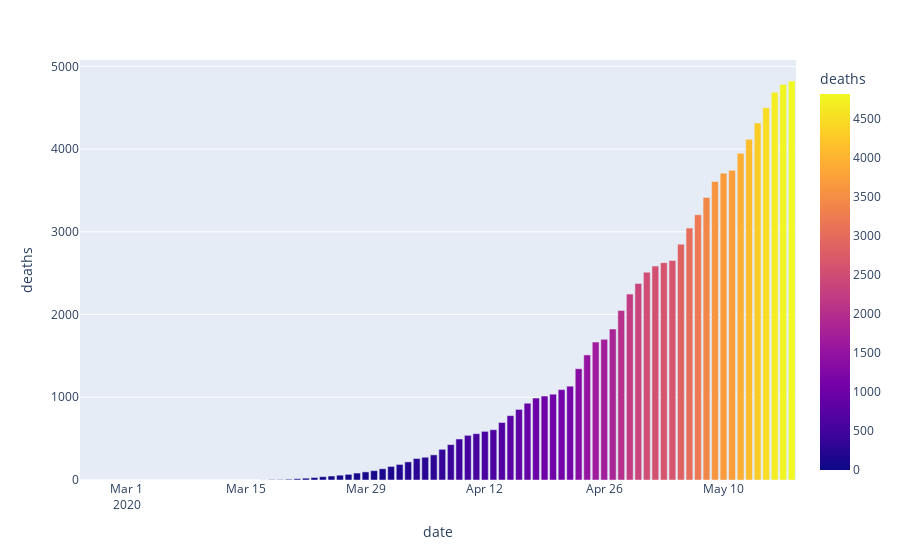

This figure's notebook cell:
### Markdown cell above
Por meio destes gráficos podemos vizualisar as curvas de crescimento do numero de mortes de cada estado ao decorrer do tempo.

### No Estado de São Paulo

### Code cell
#Ultimos 10 dias  de morte no Estado DE SÃO PAULO!
df_sp = original_df.filter(['date', 'state', 'deaths']);
df_sp = df_sp.loc[df_sp['state'] == "SP"];

print("Ultimos 10 dias de Mortes no Estado de São Paulo")
print(df_sp.tail(10));

print("\n\nGráfico da curva de crescimento das mortes")

#foundNull = df_sp['deaths'].isnull().values.any(); #Nenhum valor nulo encontrado


fig = px.bar(df_sp, x="date", y="deaths", color="deaths", barmode="group")
fig.show()

### Figure 1 — Plotly figure (JSON) as saved in the notebook; plotly's stock layout.template omitted (floating-point values rounded to 4 significant figures)
{"data": [{"alignmentgroup": "True", "hovertemplate": "date=%{x}<br>deaths=%{marker.color}<extra></extra>", "legendgroup": "", "marker": {"color": [0, 0, 0, 0, 0, 0, 0, 0, 0, 0, 0, 0, 0, 0, 0, 0, 0, 0, 0, 0, 0, 1, 4, 5, 9, 15, 22, 30, 40, 48, 58, 68, 84, 98, 113, 136, 164, 188, 219, 260, 275, 304, 371, 428, 496, 540, 560, 588, 608, 695, 778, 853, 928, 991, 1015, 1037, 1093, 1134, 1345, 1512, 1667, 1700, 1825, 2049, 2247, 2375, 2511, 2586, 2627, 2654, 2851, 3045, 3206, 3416, 3608, 3709, 3743, 3949, 4118, 4315, 4501, 4688, 4782, 4823], "coloraxis": "coloraxis"}, "name": "", "offsetgroup": "", "orientation": "v", "showlegend": false, "textposition": "auto", "type": "bar", "x": ["2020-02-25", "2020-02-26", "2020-02-27", "2020-02-28", "2020-02-29", "2020-03-01", "2020-03-02", "2020-03-03", "2020-03-04", "2020-03-05", "2020-03-06", "2020-03-07", "2020-03-08", "2020-03-09", "2020-03-10", "2020-03-11", "2020-03-12", "2020-03-13", "2020-03-14", "2020-03-15", "2020-03-16", "2020-03-17", "2020-03-18", "2020-03-19", "2020-03-20", "2020-03-21", "2020-03-22", "2020-03-23", "2020-03-24", "2020-03-25", "2020-03-26", "2020-03-27", "2020-03-28", "2020-03-29", "2020-03-30", "2020-03-31", "2020-04-01", "2020-04-02", "2020-04-03", "2020-04-04", "2020-04-05", "2020-04-06", "2020-04-07", "2020-04-08", "2020-04-09", "2020-04-10", "2020-04-11", "2020-04-12", "2020-04-13", "2020-04-14", "2020-04-15", "2020-04-16", "2020-04-17", "2020-04-18", "2020-04-19", "2020-04-20", "2020-04-21", "2020-04-22", "2020-04-23", "2020-04-24", "2020-04-25", "2020-04-26", "2020-04-27", "2020-04-28", "2020-04-29", "2020-04-30", "2020-05-01", "2020-05-02", "2020-05-03", "2020-05-04", "2020-05-05", "2020-05-06", "2020-05-07", "2020-05-08", "2020-05-09", "2020-05-10", "2020-05-11", "2020-05-12", "2020-05-13", "2020-05-14", "2020-05-15", "2020-05-16", "2020-05-17", "2020-05-18"], "xaxis": "x", "y": [0, 0, 0, 0, 0, 0, 0, 0, 0, 0, 0, 0, 0, 0, 0, 0, 0, 0, 0, 0, 0, 1, 4, 5, 9, 15, 22, 30, 40, 48, 58, 68, 84, 98, 113, 136, 164, 188, 219, 260, 275, 304, 371, 428, 496, 540, 560, 588, 608, 695, 778, 853, 928, 991, 1015, 1037, 1093, 1134, 1345, 1512, 1667, 1700, 1825, 2049, 2247, 2375, 2511, 2586, 2627, 2654, 2851, 3045, 3206, 3416, 3608, 3709, 3743, 3949, 4118, 4315, 4501, 4688, 4782, 4823], "yaxis": "y"}], "layout": {"barmode": "group", "coloraxis": {"colorbar": {"title": {"text": "deaths"}}, "colorscale": [[0.0, "#0d0887"], [0.1111, "#46039f"], [0.2222, "#7201a8"], [0.3333, "#9c179e"], [0.4444, "#bd3786"], [0.5556, "#d8576b"], [0.6667, "#ed7953"], [0.7778, "#fb9f3a"], [0.8889, "#fdca26"], [1.0, "#f0f921"]]}, "legend": {"tracegroupgap": 0}, "margin": {"t": 60}, "xaxis": {"anchor": "y", "domain": [0.0, 1.0], "title": {"text": "date"}}, "yaxis": {"anchor": "x", "domain": [0.0, 1.0], "title": {"text": "deaths"}}}}
